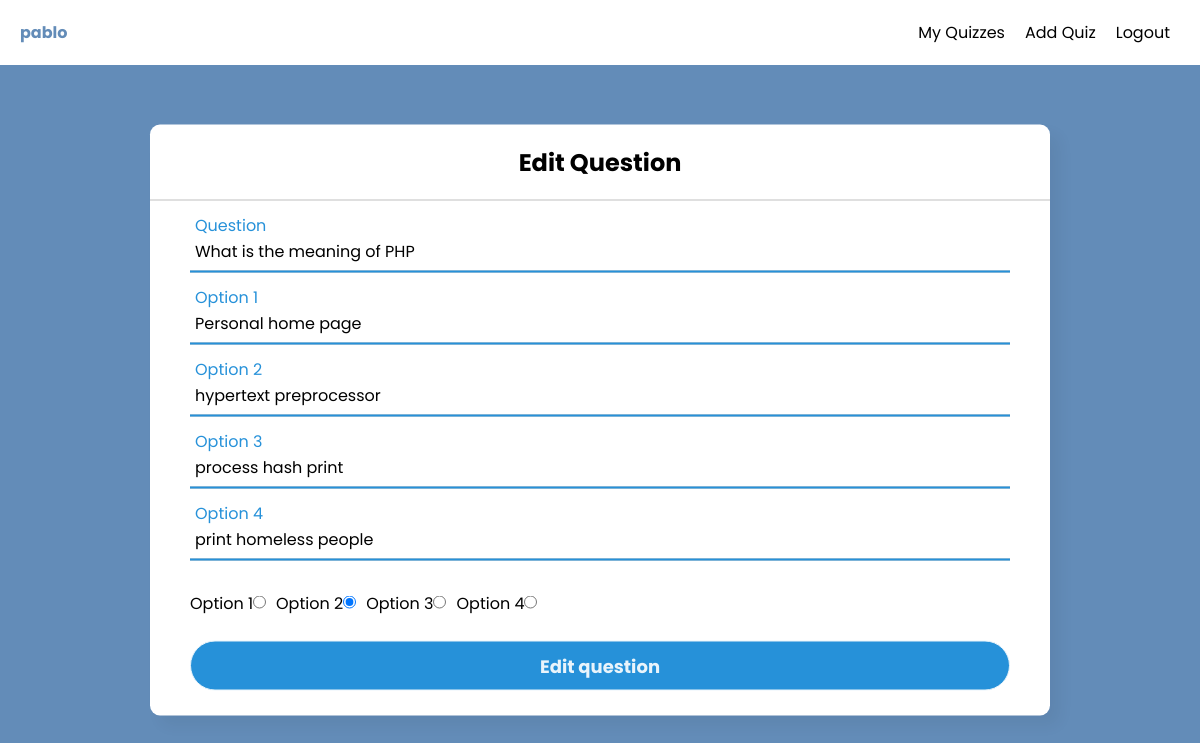
The app's page /edit-question.php?question_id=11&quiz_id=3 (signed in), older data.
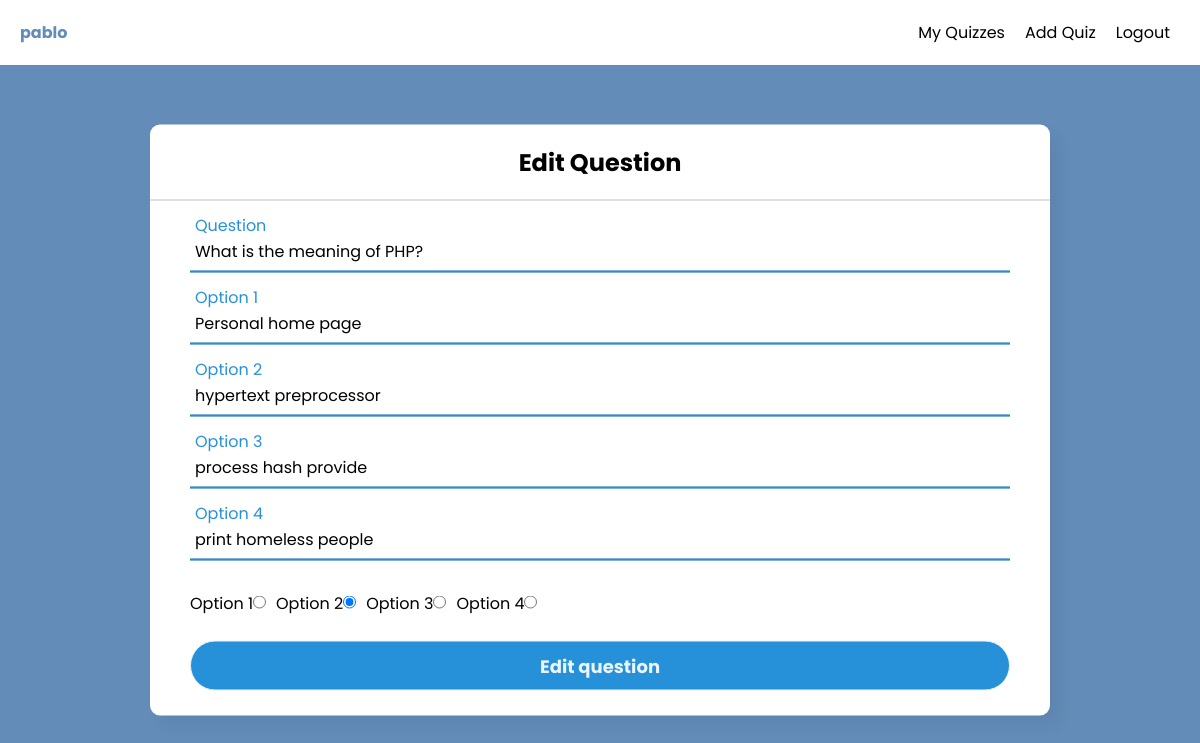
The same page, newer data.
### tables this page shows
CREATE TABLE `questions` (
  `id` int(11) NOT NULL,
  `question` varchar(200) NOT NULL,
  `quiz_id` int(11) NOT NULL
);

CREATE TABLE `options` (
  `id` int(11) NOT NULL,
  `option_number` int(11) DEFAULT NULL,
  `option_content` varchar(200) NOT NULL,
  `correct_option` int(11) DEFAULT 0,
  `question_id` int(11) NOT NULL
);

### includes/question_and_option_models.php (called while the page is built, shortened)
<?php
function get_question(object $pdo, int $question_id){
    $query = "SELECT * FROM questions where id = :question_id;";
    $statement = $pdo->prepare($query);
    $statement->bindParam(':question_id', $question_id);
    $statement->execute();
    $result = $statement->fetch(PDO::FETCH_ASSOC);
    return $result;
}
function get_options(object $pdo, int $question_id){
    $query = "SELECT * FROM options where question_id = :question_id;";
    $statement = $pdo->prepare($query);
    $statement->bindParam(':question_id', $question_id);
    $statement->execute();
    $result = $statement->fetchAll(PDO::FETCH_ASSOC);
    return $result;
}

### includes/edit-question-view.php (the view)
<?php
function render_form(){
    require_once 'db.php';
    require_once 'question_and_option_models.php';
    $question = get_question($pdo, $_GET["question_id"]);
    $options = get_options($pdo, $_GET["question_id"]);
    $question_id = $_GET['question_id'];
    $quiz_id = $_GET["quiz_id"];
    echo '<form method="POST" action="includes/edit-question-helper.php">
            <div class="txt_field">
                <input type="text" Value="' . $question["question"] . '" required name="question">
                <span></span>
                <label>Question</label>
            </div>
            <input type="text" name="question_id" value="' . $question_id . '" hidden>
            <input type="text" name="quiz_id" value="' . $quiz_id . '" hidden>';
            foreach($options as $option) {
                echo '<div class="txt_field">
                    <input type="text" value="' .  $option["option_content"] . '" required name="option' . $option["option_number"] . '">
                    <span></span>
                    <label>Option ' . $option["option_number"] . ' </label>
                </div>';
            }
            foreach($options as $option) {
                if($option["correct_option"]) {
                    echo 'Option ' . $option["option_number"] . '<input type="radio" name="correct_option" value="' . $option["option_number"] . '" id="" checked>';
                } else {
                    echo 'Option ' . $option["option_number"] . '<input type="radio" name="correct_option" value="' . $option["option_number"] . '" id="">';
                }
            }
            echo '<br><br>
            <input type="submit" value="Edit question">
            <br><br>
        </form>';
}

### edit-question.php (shortened to what this page needs)
<!DOCTYPE html>
<html lang="en">
<head>
    <link rel="stylesheet" href="./static/style.css">
    <link rel="stylesheet" href="./static/auth.css">
</head>
<body>
   <?php include 'nav.php'; require_once 'includes/edit-question-view.php'; ?>
   <div class="center" style="min-width: 75%; margin-top: 20px;">
      <h2>Edit Question</h2>
      <?php render_form(); ?>
    </div>
</body>
</html>

### nav.php (shortened to what this page needs)
<div class="nav">
    <?php
        echo '<p style="color: #638CB8;"><b>' . $_SESSION["user"]["username"] . '</b></p>';
        echo '<ul>';
            if ($_SESSION["user"]["is_admin"]) {
                echo '<li><a href="my_quizzes.php">My Quizzes</a></li>';
                echo '<li><a href="create_quiz.php">Add Quiz</a></li>';
            } else {
                echo '<li><a href="index.php">Quizzes</a></li>';
                echo '<li><a href="result.php">Results</a></li>';
            }
            if (!isset($_SESSION["user"])){
                echo '<li><a href="login.php">Login</a></li>';
                echo '<li><a href="register.php">Register</a></li>';
            } else {
                echo '<li><a href="logout.php">Logout</a></li>';
            }
        echo '</ul>';
    ?>
</div>

### static/style.css (style rules this page uses)
* { padding: 0; margin: 0; box-sizing: border-box; font-family: 'Poppins', sans-serif; }
.nav { background-color: #fff; display: flex; align-items: center; justify-content: space-between; padding: 20px; position: sticky; top: 0; background-color: #fff; z-index: 100; }
.nav ul li { display: inline-block; }
.nav ul li a { text-decoration: none; color: #000; padding: 10px; }

### static/auth.css (style rules this page uses)
* { margin: 0; padding: 0; box-sizing: border-box; font-family: "Poppins", sans-serif; }
body { margin: 0; padding: 0; background-color: #638CB8; height: 100vh; overflow: hidden; }
.center { position: absolute; top: 50%; left: 50%; transform: translate(-50%, -50%); width: 400px; background: white; border-radius: 10px; box-shadow: 10px 10px 15px rgba(0,0,0,0.05); }
.center h2 { text-align: center; padding: 20px 0; border-bottom: 1px solid silver; }
.center form { padding: 0 40px; box-sizing: border-box; }
form .txt_field { position: relative; border-bottom: 2px solid #adadad; margin: 30px 0; }
.txt_field input { width: 100%; padding: 0 5px; height: 40px; font-size: 16px; border: none; background: none; outline: none; }
.txt_field label { position: absolute; top: 50%; left: 5px; color: #adadad; transform: translateY(-50%); font-size: 16px; pointer-events: none; transition: .5s; }
.txt_field input:focus ~ label, .txt_field input:valid ~ label { top: -5px; color: #2691d9; }
input[type="submit"] { width: 100%; height: 50px; border: 1px solid; background: #2691d9; border-radius: 25px; font-size: 18px; color: #e9f4fb; font-weight: 700; cursor: pointer; outline: none; }

### edit-question.php (style rules this page uses)
input { margin-right: 10px; }

Row changes from the older to the newer data that the page shows:
changed questions: question "What is the meaning of PHP" → "What is the meaning of PHP?"
changed options: option3 "process hash print" → "process hash provide"
